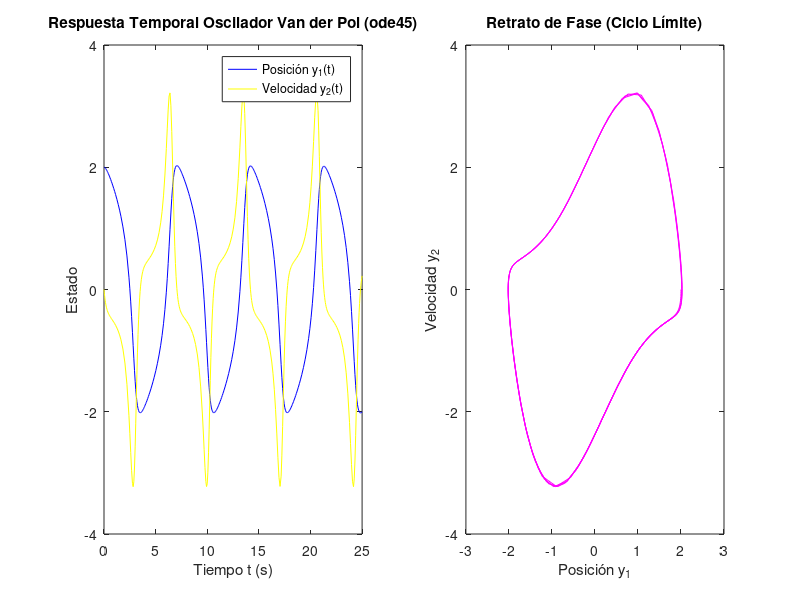

MATLAB code for this plot:
%% Dinámica No Lineal e Integración Runge-Kutta (ode45): Oscilador de Van der Pol
mu = 1.5;
vdp = @(t, y) [y(2); mu * (1 - y(1)^2) * y(2) - y(1)];

[t, Y] = ode45(vdp, [0, 25], [2.0, 0.0]);
x_pos = Y(:, 1);
x_vel = Y(:, 2);

figure(3);
clf;
subplot(1, 2, 1);
plot(t, x_pos, 'b-');
hold on;
plot(t, x_vel, 'y-');
title('Respuesta Temporal Oscilador Van der Pol (ode45)');
xlabel('Tiempo t (s)');
ylabel('Estado');
legend('Posición y_1(t)', 'Velocidad y_2(t)');

subplot(1, 2, 2);
plot(x_pos, x_vel, 'm-');
title('Retrato de Fase (Ciclo Límite)');
xlabel('Posición y_1');
ylabel('Velocidad y_2');

fprintf('Integración ode45 completada con %d pasos temporales.\n', length(t));
